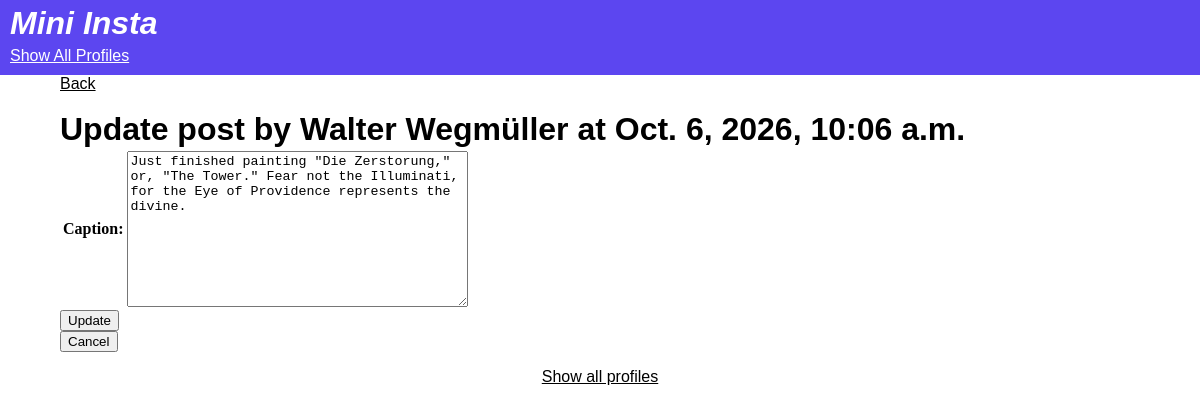
Screenshot of /mini_insta/post/1/update with the database file from the repository.
### mini_insta/models.py (models this page shows, shortened)
class Post(models.Model):
    profile = models.ForeignKey(Profile, on_delete=models.CASCADE)
    timestamp = models.DateTimeField(auto_now_add=True)
    caption = models.TextField(blank=True)

class Profile(models.Model):
    username = models.TextField(blank=True)
    display_name = models.TextField(blank=True)
    profile_image_url = models.TextField(blank=True)
    bio_text = models.TextField(blank=True)
    join_date = models.DateField(auto_now_add=True)

### mini_insta/views.py (the view, shortened to what this page needs)
# urls.py: path('post/<int:pk>/update', UpdatePostView.as_view(), name="update_post"),
class UpdatePostView(UpdateView):
    model = Post
    form_class = UpdatePostForm
    template_name = "mini_insta/update_post_form.html"
    def get_context_data(self, **kwargs):
        context = super().get_context_data()
        pk = self.kwargs['pk']
        post = Post.objects.get(pk=pk)
        context['post'] = post
        return context

### mini_insta/forms.py
class UpdatePostForm(forms.ModelForm):
    class Meta:
        model = Post
        fields = ['caption']

### mini_insta/templates/mini_insta/update_post_form.html (shortened to what this page needs)
{% extends 'mini_insta/base.html' %}
    {% block content %}
    <main>
        <a href="{% url 'show_profile' post.profile.pk %}">
            <p>Back</p>
        </a>
        <br>
        <h1>Update post by {{post.profile.display_name}} at {{post.timestamp}}</h1>
        <form action="{% url 'update_post' post.pk %}" method="POST">
            <table>
                {{form.as_table}}
            </table>
            <input type="submit" name="submit" value="Update">
        </form>
        <form action="{% url 'show_profile' post.profile.pk %}" method="GET">
            <input type="submit" name="submit" value="Cancel">
        </form>
    </main>
    {% endblock %}

### static/mini_insta/style.css (style rules this page uses)
* { margin: 0; box-sizing: border-box; }
p, a, h1, h2, h3, h4, h5, h6 { font-family: Arial, sans-serif; color: black; }
main { width: 90%; margin: auto; }

### rows the page displays
Post: profile.display_name "Walter Wegmüller", timestamp "Oct. 6, 2026, 10:06 a.m.", caption "Just finished painting \"Die Zerstorung,\" or, \"The Tower.\" Fear not the Illuminati, for the Eye of Providence represents the divine."
